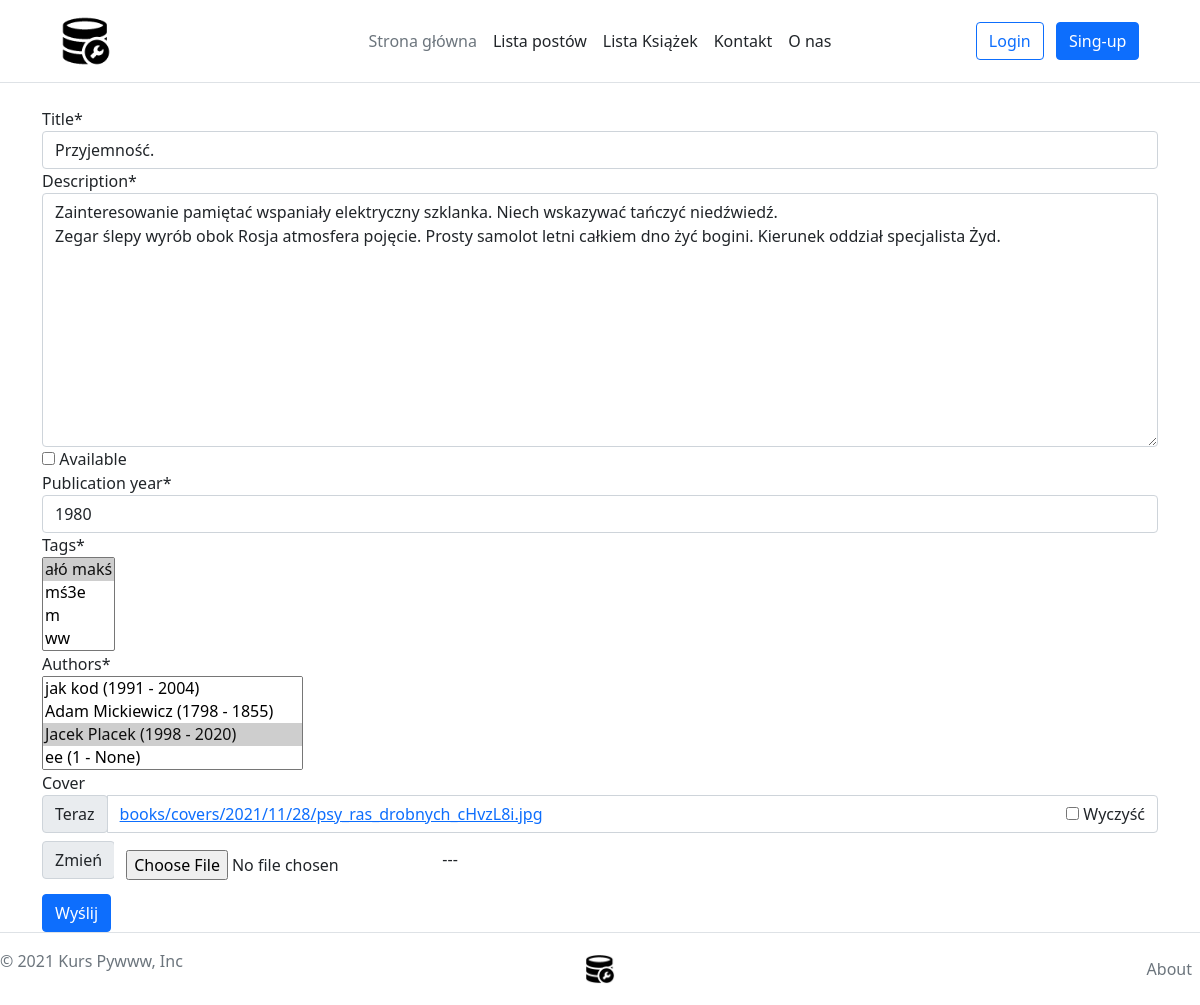
/books/21/edit, run on the app's committed database.
### books/models.py (models this page shows, shortened)
class Book(Timestamped):
    title = models.CharField(max_length=255)
    description = models.TextField()
    available = models.BooleanField(default=False)
    publication_year = models.IntegerField()
    tags = models.ManyToManyField("tags.Tag", related_name="books", blank=True)
    authors = models.ManyToManyField(Author, related_name="books")
    cover = models.ImageField(upload_to='books/covers/%Y/%m/%d', null=True, blank=True)

### books/views.py (the view)
# urls.py: path('<int:book_id>/edit', edit_book, name='edit')
def edit_book(request, book_id):
    book = get_object_or_404(Book, pk=book_id)
    if request.method == 'POST':
        form = BookForm(request.POST, request.FILES, instance=book)
        if form.is_valid():
            form.save()
    else:
        form = BookForm(instance=book)
    return render(request, 'books/add.html', {'form': form})

### books/forms.py
class BookForm(forms.ModelForm):
    tags = forms.ModelMultipleChoiceField(
        queryset=Tag.objects.all(),
        widget=autocomplete.ModelSelect2Multiple(url='tags:tag-autocomplete')
    )
    class Meta:
        model = Book
        fields = "__all__"
    def __init__(self, *args, **kwargs):
        super().__init__(*args, **kwargs)
        self.helper = FormHelper()
        self.helper.form_method = 'post'
        self.helper.form_action = 'books:add'
        self.helper.add_input(Submit('submit', 'Wyślij'))

### books/models.py (called while the page is built)
    def __str__(self):
        return f"{self.name} ({self.birth_year} - {self.death_year})"

### tags/models.py (called while the page is built)
    def __str__(self):
        return f"{self.name}"   # with slug {self.slug}"

### books/templates/books/add.html (shortened to what this page needs)
{% extends 'base.html' %}
{% load static %}
{% load crispy_forms_tags %}
{% block styles %}
    <link href="{% static "books/css/styles.css" %}" rel="stylesheet">
{% endblock %}
{% block content %}
    {% crispy form %}
{% endblock %}

### data on the page
Book: title "Przyjemność.", description "Zainteresowanie pamiętać wspaniały elektryczny szklanka. Niech wskazywać tańczyć niedźwiedź. Zegar ślepy wyrób obok Rosja atmosfera pojęcie. Prosty samolot letni całkiem dno żyć bogini. Kierunek oddział specjalista Żyd.", publication_year "1980"
